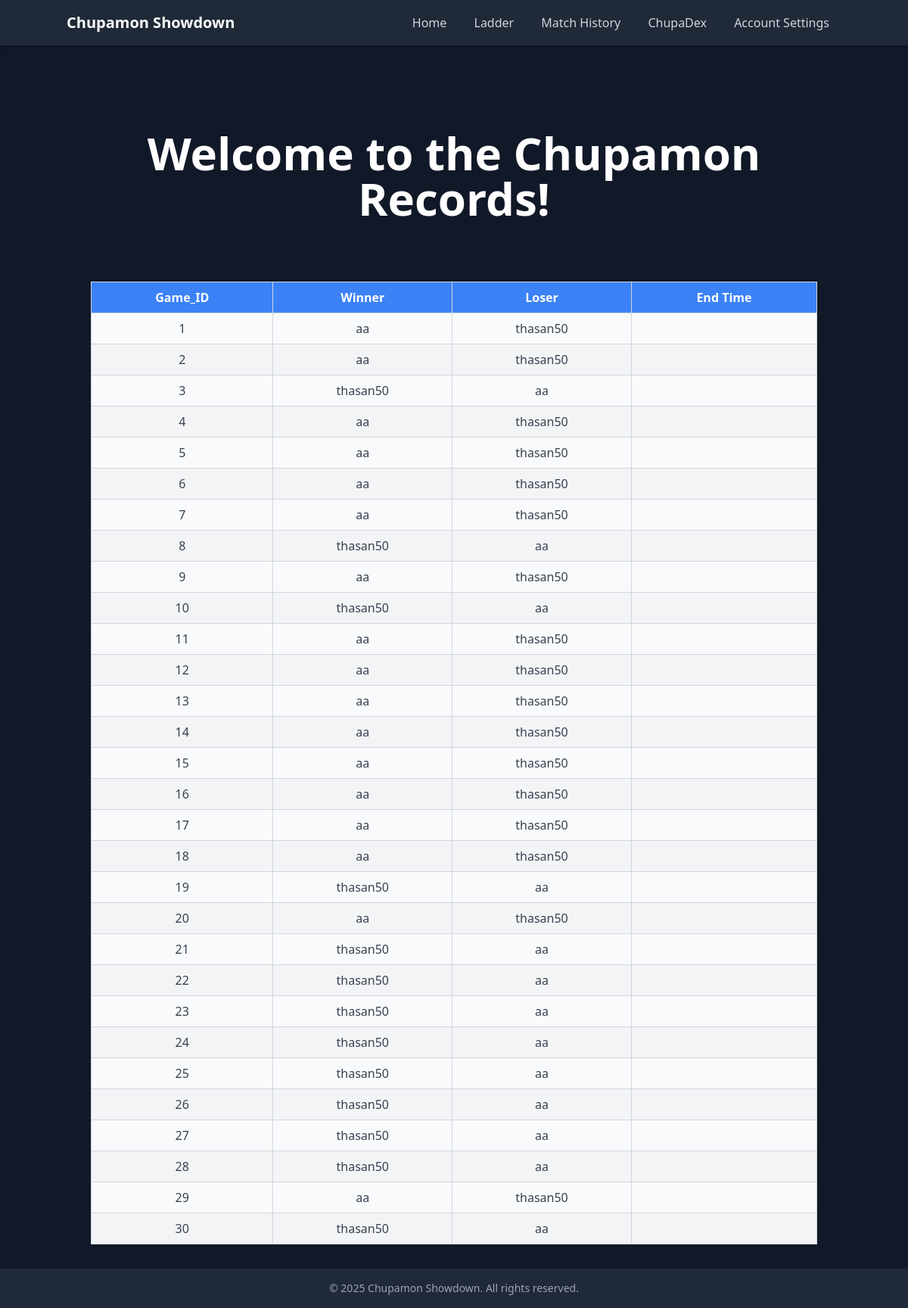
Screenshot of /history (signed in) with the database file from the repository.
### tables this page shows
CREATE TABLE gameChallenge (challenge_ID INTEGER PRIMARY KEY AUTOINCREMENT, challenger TEXT, challenged TEXT, accepted_status TEXT);

### __init__.py (the view)
@app.route("/history", methods=['GET', 'POST'])
def history():
    passValue = 'username' in session
    challenge_data = []
    if passValue:
        challenge_data = db.getChallengeHistory(session['username'])
    return render_template("history.html", mode = mode, logged_in = passValue, challenge_data = challenge_data)

### db.py (called while the page is built)
def getChallengeHistory(username):
    db = sqlite3.connect(DB_FILE, check_same_thread=False)
    c = db.cursor()
    c.execute("SELECT * FROM gameChallenge WHERE challenger = ? OR challenged = ?", (username, username))
    result = c.fetchall()
    print(result)
    db.close()
    if result:
        return result
    else:
        return -1

### templates/history.html (shortened to what this page needs)
<!DOCTYPE html>
<html lang="en">
   <head>
      <script src="https://cdn.tailwindcss.com"></script>
   </head>
   {% if mode %}
   <body class="bg-white text-black min-h-screen flex flex-col">
      {% else %}
      <body class="bg-gray-900 text-white min-h-screen flex flex-col">
         {% endif %}
         {% if mode %}
         <header class="bg-gray-300 p-4 shadow-md">
            <div class="container mx-auto flex items-center justify-between">
               <h1 class="text-xl font-bold"><a href="/"> Chupamon Showdown </a> </h1>
               <nav>
                  <a href="/" class="text-gray-700 hover:text-black px-4">Home</a>
                  <a href="/ladder" class="text-gray-700 hover:text-black px-4">Ladder</a>
                  <a href="/history" class="text-gray-700 hover:text-black px-4">Match History</a>
                  <a href="/chupadex" class="text-gray-700 hover:text-black px-4">ChupaDex</a>
                  <button onclick="toggleHidden('settings')" class="text-gray-700 hover:text-black px-4">Account Settings</button>
               </nav>
            </div>
         </header>
         {% else %}
         <header class="bg-gray-800 p-4 shadow-md">
            <div class="container mx-auto flex items-center justify-between">
               <h1 class="text-xl font-bold"><a href="/"> Chupamon Showdown </a> </h1>
               <nav>
                  <a href="/" class="text-gray-300 hover:text-white px-4">Home</a>
                  <a href="/ladder" class="text-gray-300 hover:text-white px-4">Ladder</a>
                  <a href="/history" class="text-gray-300 hover:text-white px-4">Match History</a>
                  <a href="/chupadex" class="text-gray-300 hover:text-white px-4">ChupaDex</a>
                  <button onclick="toggleHidden('settings')" class="text-gray-300 hover:text-white px-4">Account Settings</button>
               </nav>
            </div>
         </header>
         {% endif %}
      <main class="flex-grow container mx-auto p-8">
         <div class="text-center">
            <h2 class="text-6xl font-bold mb-20 mt-20">Welcome to the Chupamon Records!</h2>
         </div>
         <table class="w-full table-auto border-collapse border border-gray-200">
            <thead class="bg-blue-500 text-white">
               <tr>
                  <th class="px-4 py-2 border border-gray-300">Game_ID</th>
                  <th class="px-4 py-2 border border-gray-300">Winner</th>
                  <th class="px-4 py-2 border border-gray-300">Loser</th>
                  <th class="px-4 py-2 border border-gray-300">End Time</th>
               </tr>
            </thead>
            <tbody id="ranking-body" class="text-gray-700">
               {% for challenge in challenge_data %}
               <tr class="odd:bg-gray-50 even:bg-gray-100">
                  <td class="px-4 py-2 text-center border border-gray-300"> {{challenge[0]}} </td>
                  <td class="px-4 py-2 text-center border border-gray-300"> {{challenge[1]}}</td>
                  <td class="px-4 py-2 text-center border border-gray-300">{{challenge[2]}}</td>
                  <td class="px-4 py-2 text-center border border-gray-300"> {{challenge[4]}} </td>
               </tr>
               {% endfor %}
            </tbody>
         </table>
      </main>
      {% if mode %}
      <footer class="bg-gray-300 p-4 text-center">
      <p class="text-gray-700 text-sm">&copy; 2025 Chupamon Showdown. All rights reserved.</p>
      {% else %}
      <footer class="bg-gray-800 p-4 text-center">
         <p class="text-gray-400 text-sm">&copy; 2025 Chupamon Showdown. All rights reserved.</p>
         {% endif %}
      </footer>
   </body>
</html>

### rows the page displays
gameChallenge: challenge_ID "1", challenger "aa", challenged "thasan50"
gameChallenge: challenge_ID "2", challenger "aa", challenged "thasan50"
gameChallenge: challenge_ID "3", challenger "thasan50", challenged "aa"
gameChallenge: challenge_ID "4", challenger "aa", challenged "thasan50"
gameChallenge: challenge_ID "5", challenger "aa", challenged "thasan50"
gameChallenge: challenge_ID "6", challenger "aa", challenged "thasan50"
gameChallenge: challenge_ID "7", challenger "aa", challenged "thasan50"
gameChallenge: challenge_ID "8", challenger "thasan50", challenged "aa"
gameChallenge: challenge_ID "9", challenger "aa", challenged "thasan50"
gameChallenge: challenge_ID "10", challenger "thasan50", challenged "aa"
gameChallenge: challenge_ID "11", challenger "aa", challenged "thasan50"
gameChallenge: challenge_ID "12", challenger "aa", challenged "thasan50"
gameChallenge: challenge_ID "13", challenger "aa", challenged "thasan50"
gameChallenge: challenge_ID "14", challenger "aa", challenged "thasan50"
gameChallenge: challenge_ID "15", challenger "aa", challenged "thasan50"
gameChallenge: challenge_ID "16", challenger "aa", challenged "thasan50"
gameChallenge: challenge_ID "17", challenger "aa", challenged "thasan50"
gameChallenge: challenge_ID "18", challenger "aa", challenged "thasan50"
gameChallenge: challenge_ID "19", challenger "thasan50", challenged "aa"
gameChallenge: challenge_ID "20", challenger "aa", challenged "thasan50"
gameChallenge: challenge_ID "21", challenger "thasan50", challenged "aa"
gameChallenge: challenge_ID "22", challenger "thasan50", challenged "aa"
gameChallenge: challenge_ID "23", challenger "thasan50", challenged "aa"
gameChallenge: challenge_ID "24", challenger "thasan50", challenged "aa"
gameChallenge: challenge_ID "25", challenger "thasan50", challenged "aa"
gameChallenge: challenge_ID "26", challenger "thasan50", challenged "aa"
gameChallenge: challenge_ID "27", challenger "thasan50", challenged "aa"
gameChallenge: challenge_ID "28", challenger "thasan50", challenged "aa"
gameChallenge: challenge_ID "29", challenger "aa", challenged "thasan50"
gameChallenge: challenge_ID "30", challenger "thasan50", challenged "aa"
